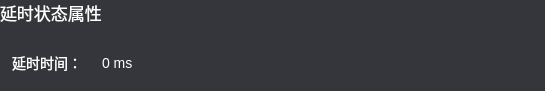
<?xml version="1.0" encoding="UTF-8"?>
<ui version="4.0">
 <class>DelayStatePropEx</class>
 <widget class="QWidget" name="DelayStatePropEx">
  <property name="geometry">
   <rect>
    <x>0</x>
    <y>0</y>
    <width>545</width>
    <height>84</height>
   </rect>
  </property>
  <property name="windowTitle">
   <string>Form</string>
  </property>
  <property name="styleSheet">
   <string notr="true">#DelayStatePropEx{
background:#35363C;
}
*{
background:transparent;
font-size:14px;
color:white;
}
QSpinBox{
border:none;
border-radius:4px;
padding-left:12px;
}
QSpinBox:hover{
background:#4C4E56;
}
QSpinBox::up-button {
    subcontrol-origin: border;
    subcontrol-position: top right; /* position at the top right corner */

    width: 16px; /* 16 + 2*1px border-width = 15px padding + 3px parent border */
    /*border-image: url(:/res/arrow_up.svg) 1;*/
    border-width: 1px;
}

QSpinBox::up-arrow {
    image: url(:/res/arrow_up.svg);
    width: 12px;
    height: 12px;
}

QSpinBox::down-button {
    subcontrol-origin: border;
    subcontrol-position: bottom right; /* position at bottom right corner */

    width: 16px;
    /*border-image: url(:/res/arrow_down.svg) 1;*/
    border-width: 1px;
    border-top-width: 0;
}

QSpinBox::down-arrow {
    image: url(:/res/arrow_down.svg);
    width:12px;
    height: 12px;
}</string>
  </property>
  <layout class="QVBoxLayout" name="verticalLayout">
   <property name="leftMargin">
    <number>0</number>
   </property>
   <property name="topMargin">
    <number>0</number>
   </property>
   <property name="rightMargin">
    <number>0</number>
   </property>
   <property name="bottomMargin">
    <number>0</number>
   </property>
   <item>
    <widget class="QLabel" name="label">
     <property name="styleSheet">
      <string notr="true">font-size:17px;</string>
     </property>
     <property name="text">
      <string>延时状态属性</string>
     </property>
    </widget>
   </item>
   <item>
    <widget class="QWidget" name="widget" native="true">
     <property name="styleSheet">
      <string notr="true">QLineEdit{
border:none;
border-bottom:1px solid #5A636C;
padding-left:8px;
padding-right:8px;
}
QLineEdit:hover{
background:#4C4E56;
}
QLineEdit:focus{
border:1px solid #02BFFF;
}
QLabel[mstyle=&quot;hint&quot;]{
font-size:12px;color:#A0C2D3;
}</string>
     </property>
     <layout class="QGridLayout" name="layout_2" columnstretch="0,1">
      <property name="leftMargin">
       <number>12</number>
      </property>
      <property name="topMargin">
       <number>16</number>
      </property>
      <property name="rightMargin">
       <number>12</number>
      </property>
      <property name="bottomMargin">
       <number>12</number>
      </property>
      <item row="0" column="0">
       <widget class="QLabel" name="label_3">
        <property name="text">
         <string>延时时间：</string>
        </property>
        <property name="alignment">
         <set>Qt::AlignRight|Qt::AlignTrailing|Qt::AlignVCenter</set>
        </property>
       </widget>
      </item>
      <item row="0" column="1">
       <widget class="QSpinBox" name="spinBox">
        <property name="minimumSize">
         <size>
          <width>0</width>
          <height>32</height>
         </size>
        </property>
        <property name="focusPolicy">
         <enum>Qt::ClickFocus</enum>
        </property>
        <property name="suffix">
         <string> ms</string>
        </property>
        <property name="maximum">
         <number>100000000</number>
        </property>
       </widget>
      </item>
     </layout>
    </widget>
   </item>
  </layout>
 </widget>
 <resources>
  <include location="../../app.qrc"/>
 </resources>
 <connections/>
</ui>
